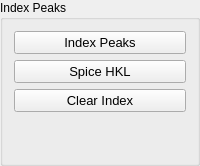
               <widget class="QGroupBox" name="groupBox_19">
                <property name="title">
                 <string>Index Peaks</string>
                </property>
                <layout class="QGridLayout" name="gridLayout_31">
                 <item row="1" column="0">
                  <widget class="QPushButton" name="pushButton_resetPeakHKLs">
                   <property name="minimumSize">
                    <size>
                     <width>100</width>
                     <height>0</height>
                    </size>
                   </property>
                   <property name="maximumSize">
                    <size>
                     <width>500</width>
                     <height>16777215</height>
                    </size>
                   </property>
                   <property name="font">
                    <font>
                     <pointsize>10</pointsize>
                    </font>
                   </property>
                   <property name="text">
                    <string>Spice HKL</string>
                   </property>
                  </widget>
                 </item>
                 <item row="0" column="0">
                  <widget class="QPushButton" name="pushButton_indexUBPeaks">
                   <property name="minimumSize">
                    <size>
                     <width>100</width>
                     <height>0</height>
                    </size>
                   </property>
                   <property name="maximumSize">
                    <size>
                     <width>500</width>
                     <height>16777215</height>
                    </size>
                   </property>
                   <property name="font">
                    <font>
                     <pointsize>10</pointsize>
                    </font>
                   </property>
                   <property name="text">
                    <string>Index Peaks</string>
                   </property>
                  </widget>
                 </item>
                 <item row="2" column="0">
                  <widget class="QPushButton" name="pushButton_clearIndexing">
                   <property name="font">
                    <font>
                     <pointsize>10</pointsize>
                    </font>
                   </property>
                   <property name="toolTip">
                    <string>&lt;html&gt;&lt;head/&gt;&lt;body&gt;&lt;p&gt;Clear all the index (HKL) to zero&lt;/p&gt;&lt;/body&gt;&lt;/html&gt;</string>
                   </property>
                   <property name="text">
                    <string>Clear Index</string>
                   </property>
                  </widget>
                 </item>
                 <item row="3" column="0">
                  <spacer name="verticalSpacer_32">
                   <property name="orientation">
                    <enum>Qt::Vertical</enum>
                   </property>
                   <property name="sizeType">
                    <enum>QSizePolicy::Preferred</enum>
                   </property>
                   <property name="sizeHint" stdset="0">
                    <size>
                     <width>20</width>
                     <height>40</height>
                    </size>
                   </property>
                  </spacer>
                 </item>
                </layout>
               </widget>
